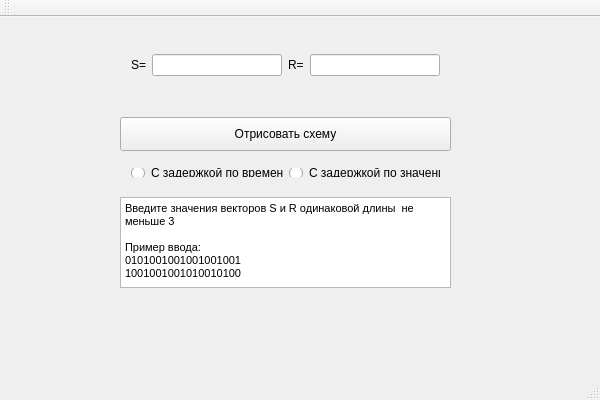
<?xml version="1.0" encoding="UTF-8"?>
<ui version="4.0">
 <class>simpleOrThreadTriggerClass</class>
 <widget class="QMainWindow" name="simpleOrThreadTriggerClass">
  <property name="geometry">
   <rect>
    <x>0</x>
    <y>0</y>
    <width>600</width>
    <height>400</height>
   </rect>
  </property>
  <property name="windowTitle">
   <string>simpleOrThreadTrigger</string>
  </property>
  <widget class="QWidget" name="centralWidget">
   <widget class="QWidget" name="horizontalLayoutWidget_2">
    <property name="geometry">
     <rect>
      <x>120</x>
      <y>10</y>
      <width>331</width>
      <height>76</height>
     </rect>
    </property>
    <layout class="QHBoxLayout" name="horizontalLayout_2">
     <item>
      <widget class="QLabel" name="label">
       <property name="text">
        <string>S=</string>
       </property>
      </widget>
     </item>
     <item>
      <widget class="QLineEdit" name="lineEdit"/>
     </item>
     <item>
      <widget class="QLabel" name="label_2">
       <property name="text">
        <string>R=</string>
       </property>
      </widget>
     </item>
     <item>
      <widget class="QLineEdit" name="lineEdit_2"/>
     </item>
    </layout>
   </widget>
   <widget class="QPushButton" name="pushButton">
    <property name="geometry">
     <rect>
      <x>120</x>
      <y>100</y>
      <width>331</width>
      <height>34</height>
     </rect>
    </property>
    <property name="text">
     <string>Отрисовать схему</string>
    </property>
   </widget>
   <widget class="QWidget" name="horizontalLayoutWidget">
    <property name="geometry">
     <rect>
      <x>120</x>
      <y>140</y>
      <width>331</width>
      <height>31</height>
     </rect>
    </property>
    <layout class="QHBoxLayout" name="horizontalLayout">
     <item>
      <widget class="QRadioButton" name="radioButton">
       <property name="text">
        <string>С задержкой по времени</string>
       </property>
      </widget>
     </item>
     <item>
      <widget class="QRadioButton" name="radioButton_2">
       <property name="text">
        <string>С задержкой по значению</string>
       </property>
      </widget>
     </item>
    </layout>
   </widget>
   <widget class="QTextBrowser" name="textBrowser">
    <property name="geometry">
     <rect>
      <x>120</x>
      <y>180</y>
      <width>331</width>
      <height>91</height>
     </rect>
    </property>
    <property name="html">
     <string>&lt;!DOCTYPE HTML PUBLIC &quot;-//W3C//DTD HTML 4.0//EN&quot; &quot;http://www.w3.org/TR/REC-html40/strict.dtd&quot;&gt;
&lt;html&gt;&lt;head&gt;&lt;meta name=&quot;qrichtext&quot; content=&quot;1&quot; /&gt;&lt;style type=&quot;text/css&quot;&gt;
p, li { white-space: pre-wrap; }
&lt;/style&gt;&lt;/head&gt;&lt;body style=&quot; font-family:'MS Shell Dlg 2'; font-size:8.25pt; font-weight:400; font-style:normal;&quot;&gt;
&lt;p style=&quot; margin-top:0px; margin-bottom:0px; margin-left:0px; margin-right:0px; -qt-block-indent:0; text-indent:0px;&quot;&gt;Введите значения векторов S и R одинаковой длины  не меньше 3&lt;br /&gt;&lt;br /&gt;Пример ввода:&lt;br /&gt;0101001001001001001&lt;br /&gt;1001001001010010100&lt;/p&gt;&lt;/body&gt;&lt;/html&gt;</string>
    </property>
   </widget>
  </widget>
  <widget class="QMenuBar" name="menuBar">
   <property name="geometry">
    <rect>
     <x>0</x>
     <y>0</y>
     <width>600</width>
     <height>21</height>
    </rect>
   </property>
  </widget>
  <widget class="QToolBar" name="mainToolBar">
   <attribute name="toolBarArea">
    <enum>TopToolBarArea</enum>
   </attribute>
   <attribute name="toolBarBreak">
    <bool>false</bool>
   </attribute>
  </widget>
  <widget class="QStatusBar" name="statusBar"/>
 </widget>
 <layoutdefault spacing="6" margin="11"/>
 <resources>
  <include location="simpleOrThreadTrigger.qrc"/>
 </resources>
 <connections/>
</ui>
